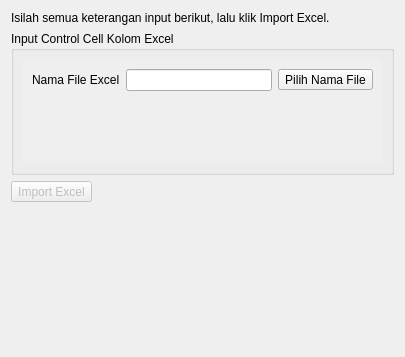
<?xml version="1.0" encoding="UTF-8"?>
<ui version="4.0">
 <class>SetupFeedImportExcel</class>
 <widget class="QWizardPage" name="SetupFeedImportExcel">
  <property name="geometry">
   <rect>
    <x>0</x>
    <y>0</y>
    <width>405</width>
    <height>357</height>
   </rect>
  </property>
  <property name="windowTitle">
   <string>WizardPage</string>
  </property>
  <property name="title">
   <string>Input Pilihan File Excel</string>
  </property>
  <property name="subTitle">
   <string>Anda bisa memilih file excel bertipe .xlsx</string>
  </property>
  <layout class="QVBoxLayout" name="verticalLayout">
   <item>
    <layout class="QGridLayout" name="gridLayout">
     <item row="0" column="0" colspan="3">
      <widget class="QLabel" name="label_2">
       <property name="text">
        <string>Isilah semua keterangan input berikut, lalu klik Import Excel.</string>
       </property>
      </widget>
     </item>
     <item row="1" column="0" colspan="3">
      <widget class="QGroupBox" name="groupBox_export1">
       <property name="title">
        <string>Input Control Cell Kolom Excel</string>
       </property>
       <layout class="QGridLayout" name="gridLayout_3">
        <item row="0" column="0">
         <layout class="QGridLayout" name="gridLayout_2">
          <item row="0" column="0">
           <widget class="QScrollArea" name="scrollArea">
            <property name="frameShape">
             <enum>QFrame::NoFrame</enum>
            </property>
            <property name="frameShadow">
             <enum>QFrame::Plain</enum>
            </property>
            <property name="lineWidth">
             <number>0</number>
            </property>
            <property name="widgetResizable">
             <bool>true</bool>
            </property>
            <widget class="QWidget" name="scrollAreaWidgetContents_2">
             <property name="geometry">
              <rect>
               <x>0</x>
               <y>0</y>
               <width>363</width>
               <height>107</height>
              </rect>
             </property>
             <layout class="QGridLayout" name="gridLayout_5">
              <item row="0" column="0" rowspan="2">
               <layout class="QGridLayout" name="gridLayout_inputcontrol">
                <item row="0" column="2">
                 <widget class="QToolButton" name="toolButton_namafiletoimport">
                  <property name="text">
                   <string>Pilih Nama File</string>
                  </property>
                  <property name="icon">
                   <iconset resource="../desainmenu/menuicon.qrc">
                    <normaloff>:/white/ic_folder_open_white_48dp.png</normaloff>:/white/ic_folder_open_white_48dp.png</iconset>
                  </property>
                  <property name="toolButtonStyle">
                   <enum>Qt::ToolButtonTextBesideIcon</enum>
                  </property>
                 </widget>
                </item>
                <item row="0" column="1">
                 <widget class="QLineEdit" name="lineEdit_importexcel">
                  <property name="readOnly">
                   <bool>true</bool>
                  </property>
                 </widget>
                </item>
                <item row="0" column="0">
                 <widget class="QLabel" name="label">
                  <property name="text">
                   <string>Nama File Excel</string>
                  </property>
                 </widget>
                </item>
                <item row="1" column="0">
                 <spacer name="verticalSpacer_2">
                  <property name="orientation">
                   <enum>Qt::Vertical</enum>
                  </property>
                  <property name="sizeHint" stdset="0">
                   <size>
                    <width>20</width>
                    <height>40</height>
                   </size>
                  </property>
                 </spacer>
                </item>
               </layout>
              </item>
             </layout>
            </widget>
           </widget>
          </item>
         </layout>
        </item>
       </layout>
      </widget>
     </item>
     <item row="4" column="0">
      <spacer name="verticalSpacer">
       <property name="orientation">
        <enum>Qt::Vertical</enum>
       </property>
       <property name="sizeHint" stdset="0">
        <size>
         <width>20</width>
         <height>40</height>
        </size>
       </property>
      </spacer>
     </item>
     <item row="3" column="0">
      <widget class="QToolButton" name="toolButton_doimportexcel">
       <property name="enabled">
        <bool>false</bool>
       </property>
       <property name="text">
        <string>Import Excel</string>
       </property>
       <property name="icon">
        <iconset resource="../desainmenu/menuicon.qrc">
         <normaloff>:/white/ic_send_white_48dp.png</normaloff>:/white/ic_send_white_48dp.png</iconset>
       </property>
       <property name="toolButtonStyle">
        <enum>Qt::ToolButtonTextBesideIcon</enum>
       </property>
      </widget>
     </item>
    </layout>
   </item>
  </layout>
 </widget>
 <resources>
  <include location="../desainmenu/menuicon.qrc"/>
 </resources>
 <connections/>
</ui>
